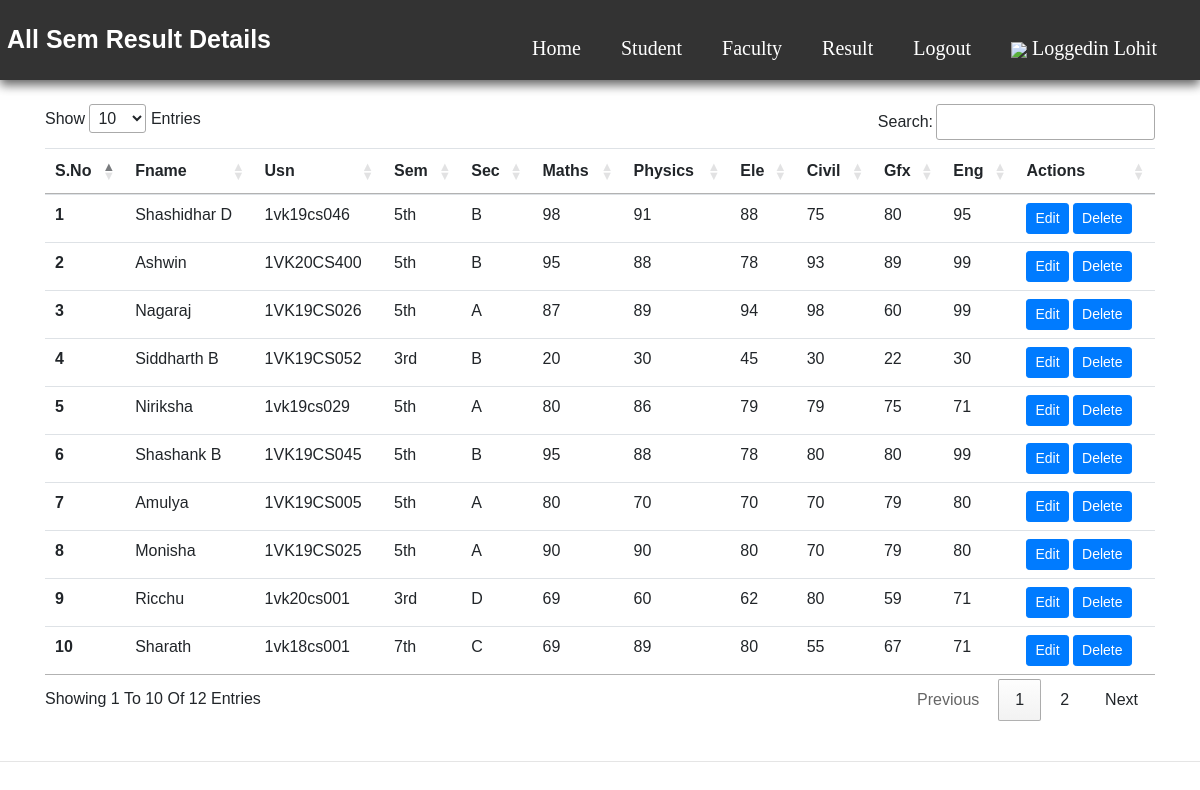
Page /sresult.php (signed in) on the committed database.
### tables this page shows
CREATE TABLE `result` (
  `sno` int(11) NOT NULL,
  `fname` varchar(50) NOT NULL,
  `usn` varchar(11) NOT NULL,
  `sem` varchar(10) NOT NULL,
  `sec` varchar(10) NOT NULL,
  `sub1` int(11) NOT NULL,
  `sub2` int(11) NOT NULL,
  `sub3` int(11) NOT NULL,
  `sub4` int(11) NOT NULL,
  `sub5` int(11) NOT NULL,
  `sub6` int(11) NOT NULL,
  `tmarks` int(11) NOT NULL,
  `cent` int(11) NOT NULL,
  `grade` varchar(10) NOT NULL,
  `timestamp` datetime NOT NULL DEFAULT CURRENT_TIMESTAMP
);

### sresult.php (the view, shortened to what this page needs)
<?php
$servername = "localhost";
$username = "root";
$password = "";
$database = "my";
$conn = mysqli_connect($servername, $username, $password, $database);
?>
<!doctype html>
<html lang="en">
<head>
    <link rel="stylesheet" href="https://stackpath.bootstrapcdn.com/bootstrap/4.4.1/css/bootstrap.min.css"
>
    <link rel="stylesheet" href="//cdn.datatables.net/1.10.20/css/jquery.dataTables.min.css">
    <link rel="stylesheet" href="../Styles/insertall.css">
</head>
<body>
    <header>
        <a href="#" class="srms"><span>All Sem Result Details</span></a>
        <nav class="navbar">
            <ul>
                <li><a href="admin_db.php">Home</a></li>
                <li><a href="">Student</a>
                </li>
                <li><a href="">Faculty</a>
                </li>
                <li><a href="sresult.php">Result</a></li>
                <li class="nav-item1">
                    <a class="nav-link" href="logout0.php">Logout</a>
                </li>
                <li class="nav-item active">
                    <a class="nav-link" href="#"> <img src="https://img.icons8.com/metro/26/000000/guest-male.png">
                        <?php echo "loggedin ". $_SESSION['ausername']?>
                    </a>
                </li>
            </ul>
        </nav>
    </header>
    <div class="container my-4">
        <table class="table" id="myTable">
            <thead>
                <tr>
                    <th scope="col">S.No</th>
                    <th scope="col">Fname</th>
                    <th scope="col">Usn</th>
                    <th scope="col">Sem</th>
                    <th scope="col">Sec</th>
                    <th scope="col">Maths</th>
                    <th scope="col">Physics</th>
                    <th scope="col">Ele</th>
                    <th scope="col">Civil</th>
                    <th scope="col">Gfx</th>
                    <th scope="col">Eng</th>
                    <th scope="col">Actions</th>
                </tr>
            </thead>
            <tbody>
                <?php
          $sql = "SELECT * FROM `result`";
          $result = mysqli_query($conn, $sql);
          $sno = 0;
          while($row = mysqli_fetch_assoc($result)){
            $sno = $sno + 1;
            echo "<tr>
            <th scope='row'>". $sno . "</th>
            <td>". $row['fname'] . "</td>
            <td>". $row['usn'] . "</td>
            <td>". $row['sem'] . "</td>
            <td>". $row['sec'] . "</td>
            <td>". $row['sub1'] . "</td>
            <td>". $row['sub2'] . "</td>
            <td>". $row['sub3'] . "</td>
            <td>". $row['sub4'] . "</td>
            <td>". $row['sub5'] . "</td>
            <td>". $row['sub6'] . "</td>
            <td> <button class='edit btn btn-sm btn-primary' id=".$row['sno'].">Edit</button> <button class='delete btn btn-sm btn-primary' id=d".$row['sno'].">Delete</button>  </td>
          </tr>";
        }
          ?>
            </tbody>
        </table>
    </div>
    <hr>
</body>
</html>

### insertall.css (style rules this page uses)
* { margin: 0; padding: 0; box-sizing: border-box; font-family: Arial, Helvetica, sans-serif; text-transform: capitalize; text-decoration: none; }
body { min-height: 100vh; background: rgb(255, 255, 255); display: flex; flex-direction: column; }
header { top: 0; left: 0; right: 0; background: #333; box-shadow: 0 5px 10px rgba(0, 0, 0, 0.61); padding: 5px 7px; display: flex; align-items: center; justify-content: space-between; z-index: 1000; }
header .srms { font-family: Georgia, serif; font-weight: bolder; font-size: 25px; float: left; color: white; }
header .navbar { max-height: 70px; }
header .navbar ul { list-style: none; }
header .navbar ul li { position: relative; float: left; }
header .navbar ul li a { font-size: 20px; padding: 10px; margin: 10px; font-family: Georgia, serif; color: #fff; display: block; }

### rows in the picture
result: fname "Shashidhar D", usn "1vk19cs046", sem "5th", sec "B", sub1 "98", sub2 "91", sub3 "88", sub4 "75", sub5 "80", sub6 "95"
result: fname "Ashwin", usn "1VK20CS400", sem "5th", sec "B", sub1 "95", sub2 "88", sub3 "78", sub4 "93", sub5 "89", sub6 "99"
result: fname "Nagaraj", usn "1VK19CS026", sem "5th", sec "A", sub1 "87", sub2 "89", sub3 "94", sub4 "98", sub5 "60", sub6 "99"
result: fname "Siddharth B", usn "1VK19CS052", sem "3rd", sec "B", sub1 "20", sub2 "30", sub3 "45", sub4 "30", sub5 "22", sub6 "30"
result: fname "Niriksha", usn "1vk19cs029", sem "5th", sec "A", sub1 "80", sub2 "86", sub3 "79", sub4 "79", sub5 "75", sub6 "71"
result: fname "Shashank B", usn "1VK19CS045", sem "5th", sec "B", sub1 "95", sub2 "88", sub3 "78", sub4 "80", sub5 "80", sub6 "99"
result: fname "Amulya", usn "1VK19CS005", sem "5th", sec "A", sub1 "80", sub2 "70", sub3 "70", sub4 "70", sub5 "79", sub6 "80"
result: fname "Monisha", usn "1VK19CS025", sem "5th", sec "A", sub1 "90", sub2 "90", sub3 "80", sub4 "70", sub5 "79", sub6 "80"
result: fname "Ricchu", usn "1vk20cs001", sem "3rd", sec "D", sub1 "69", sub2 "60", sub3 "62", sub4 "80", sub5 "59", sub6 "71"
result: fname "Sharath", usn "1vk18cs001", sem "7th", sec "C", sub1 "69", sub2 "89", sub3 "80", sub4 "55", sub5 "67", sub6 "71"

### other values in the picture
$_SESSION['ausername'] "Lohit"
